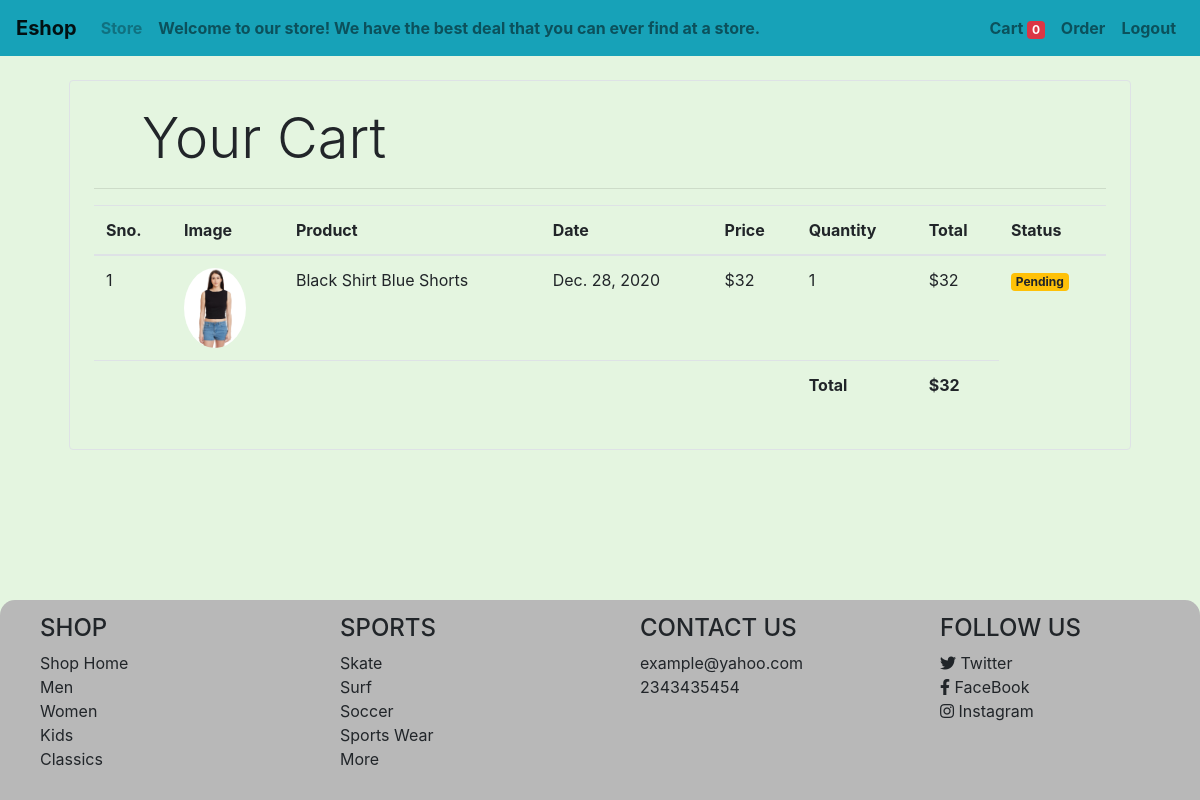
Screenshot of /orders/ (signed in) with the database file from the repository.
### store/models/orders.py (models this page shows, shortened)
class Order(models.Model):
    product = models.ForeignKey(Product, on_delete=models.CASCADE)
    customer = models.ForeignKey(Customer, on_delete=models.CASCADE)
    quantity = models.IntegerField(default=1)
    price = models.IntegerField()
    address = models.CharField(max_length=50, default='', blank=True)
    phone = models.CharField(max_length=50, default='', blank=True)
    date = models.DateField(default=datetime.datetime.today)
    status = models.BooleanField(default=False)
    @staticmethod
    def get_orders_by_customer(customer_id):
        return Order\
            .objects\
            .filter(customer = customer_id)\
            .order_by('-date')

### store/models/product.py (models this page shows, shortened)
class Product(models.Model):
    name = models.CharField(max_length=50)
    price = models.IntegerField(default=0)
    category = models.ForeignKey(Category, on_delete=models.CASCADE, default=1)
    description = models.CharField(max_length=200, default='', null=True, blank=True)
    image = models.ImageField(upload_to='uploads/products/')

### store/views/orders.py (the view)
# urls.py: path('orders/', OrderView.as_view(), name='order')
class OrderView(View):
    @method_decorator(auth_middleware)
    def get(self, request):
        cart = request.session.get('cart')
        if not cart:
            request.session['cart'] = {}
        customer = request.session.get('customer')
        orders = Order.get_orders_by_customer(customer)
        return render(request, 'orders.html', {'orders': orders})

### store/templatetags/cart.py (called while the page is built)
@register.filter(name='total')
def total(orders):
    sum = 0
    for order in orders:
        sum += (order.quantity * order.price)
    return sum

### store/templatetags/custom_filter.py (called while the page is built)
@register.filter(name='currency')
def currency(number):
    return "$" + str(number)

@register.filter(name='multiply')
def multiply(number, number1):
    return number * number1

### store/templates/orders.html
{% extends 'base.html' %}
{% block content %}
{% load cart %}
{% load custom_filter %}
    <div class="container">
        <div class="border rounded p-4 m-4">
            <p class="display-4 pl-4 ml-4">Your Cart</p>
            <hr>
            <table class="table">
                <thead>
                    <tr>
                        <th>Sno.</th>
                        <th>Image</th>
                        <th>Product</th>
                        <th>Date</th>
                        <th>Price</th>
                        <th>Quantity</th>
                        <th>Total</th>
                        <th>Status</th>
                    </tr>
                </thead>
                <tbody>
                    {% for order in orders %}
                        <tr>
                            <td>{{forloop.counter}}</td>
                            <td><img style="height:80px" class="rounded-circle" src="{{ order.product.image.url }}" alt=""></td>
                            <td>{{ order.product.name }}</td>
                            <td>{{ order.date }}</td>
                            <td>{{ order.price|currency }}</td>
                            <td>{{ order.quantity }}</td>
                            <td>{{ order.quantity|multiply:order.price|currency }}</td>
                            {% if order.status %}
                                <td><small class="badge badge-success">Completed</small></td>
                            {% else %}
                                <td><small class="badge badge-warning">Pending</small></td>
                            {% endif %}
                        </tr>
                    {% endfor %}
                </tbody>
                <tfoot>
                    <tr>
                        <th colspan="5"></th>
                        <th>Total</th>
                        <th>{{ orders|total|currency }}</th>
                    </tr>
                </tfoot>
            </table>
        </div>
    </div>
{% endblock content %}

### store/templates/base.html (style rules this page uses)
html { position: relative; min-height: 100%; }
html, body { margin: 0; padding: 0; }
body { background-color: #E4F5E0 ; }

### rows the page displays
Order: product.image (picture), product.name "Black Shirt Blue Shorts", date "Dec. 28, 2020", price "$32", quantity "1", quantity|multiply "$32", status "Pending", quantity+price "$32"

### other values shown
{{ request.session.cart.keys|length }} "0"
